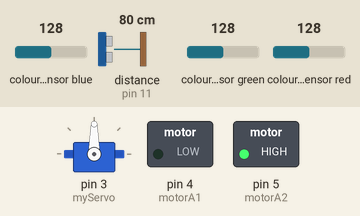
This sketch was run on a simulated Arduino Uno, built with avr-gcc and run on an emulated ATmega328P. Shown: servo, switched loads named in the sketch (green lamp = pin HIGH). Wiring (inferred from the names in the program): ultrasonic range finder: trigger pin 10; echo pin 11; TCS3200 colour sensor: output pin 12; S2 pin 7; S3 pin 9; S0 pin 2; S1 pin 6. Inputs (shaded band) come from the test bench; at power-on: distance to the obstacle (sensor on pin 11) 80 cm, colour sensor blue 128, colour sensor green 128, colour sensor red 128. The echo pulse lasts 58.3 µs per cm; pins used as bus, display or sensor lines are not drawn; what the sketch prints to the serial monitor is not drawn.

Above: at 1.2 s.
1.3 s: distance to the obstacle (sensor on pin 11) set to 12 cm
3.0 s: distance to the obstacle (sensor on pin 11) set to 9 cm
At 3.8 s:
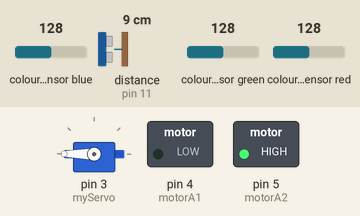
Timing chart, 0 to 6.0 s (numbered marks = the images above; inputs shaded):
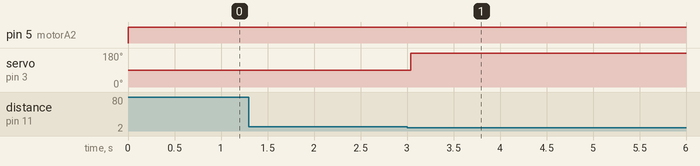

Measured:
- the behaviour switches between 11 and 10 cm on distance to the obstacle (sensor on pin 11) (found by bisection; images 0 and 1)
- after the input at 1.3 s, every drawn part: stays the same
- after the input at 3.0 s, servo on pin 3 (myServo): 90° → 180° at once

The sketch:

motors__2_.ino
```cpp
#include "Servo.h" //servo
//int motorSpeed = 10;
int motorA1 = 4; //DCmotor
int motorA2 = 5;

Servo myServo;

int trigPin = 10; //ultrasonic
int echoPin = 11;
int travelTime;
float distance;

#define S0 2 //color
#define S1 6
#define S2 7
#define S3 9
#define Out 12
int x=0;
int blue = 0;
int red = 0;
int green = 0;

void setup() {
  // put your setup code here, to run once:
  myServo.attach(3); //servo
  myServo.write(90);
  pinMode(trigPin, OUTPUT);//ultrasonic
  pinMode(echoPin, INPUT);
  Serial.begin(9600);

  //pinMode(motorSpeed, OUTPUT);
  pinMode(motorA1, OUTPUT);
  pinMode(motorA2, OUTPUT);

  //analogWrite(motorSpeed, 100);

  pinMode(S0, OUTPUT);//ultrasonic
  pinMode(S1, OUTPUT);
  pinMode(S2, OUTPUT);
  pinMode(S3, OUTPUT);
  pinMode(Out, INPUT);
  digitalWrite(S0, HIGH);
  digitalWrite(S1, LOW);


}

void loop() {
  // put your main code here, to run repeatedly:
  //analogWrite(motorSpeed, 100);
  digitalWrite(motorA1, LOW);
  digitalWrite(motorA2, HIGH);//HIGH

  //red
  digitalWrite(S2, LOW);
  digitalWrite(S3, LOW);
  red = pulseIn(Out, LOW);
  Serial.print("Red= ");
  Serial.print(red);
  Serial.print("  ");
  delay(100);

  //green
  digitalWrite(S2, HIGH);
  digitalWrite(S3, HIGH);
  green = pulseIn(Out, LOW);
  Serial.print("Green= ");
  Serial.print(green);
  Serial.print("  ");
  delay(100);

  //blue
  digitalWrite(S2, LOW);
  digitalWrite(S3, HIGH);
  blue = pulseIn(Out, LOW);
  Serial.print("Blue= ");
  Serial.print(blue);
  Serial.print("  ");
  delay(100);

  if(red>128&&green<70&&blue<70){
Serial.print("Red");
}
  else if(red<70&&green>=128&&blue<70){
Serial.print("Green");
}
  digitalWrite(trigPin, LOW);//ultrasonic
  delayMicroseconds(2);
  digitalWrite(trigPin, HIGH);
  delayMicroseconds(10);
  digitalWrite(trigPin, LOW);

  travelTime = pulseIn(echoPin, HIGH);
  distance = 0.034 * travelTime/2;
  if (distance < 10) {
Serial.println("the distance is less than 10");
myServo.write(180);
delay(1500);
}
else {
myServo.write(90);
}
if (distance > 60 || distance <= 0){
myServo.write(90);
Serial.println("The distance is more than 60");
}
else {
Serial.print(distance);
Serial.println(" cm");
}


}
```
